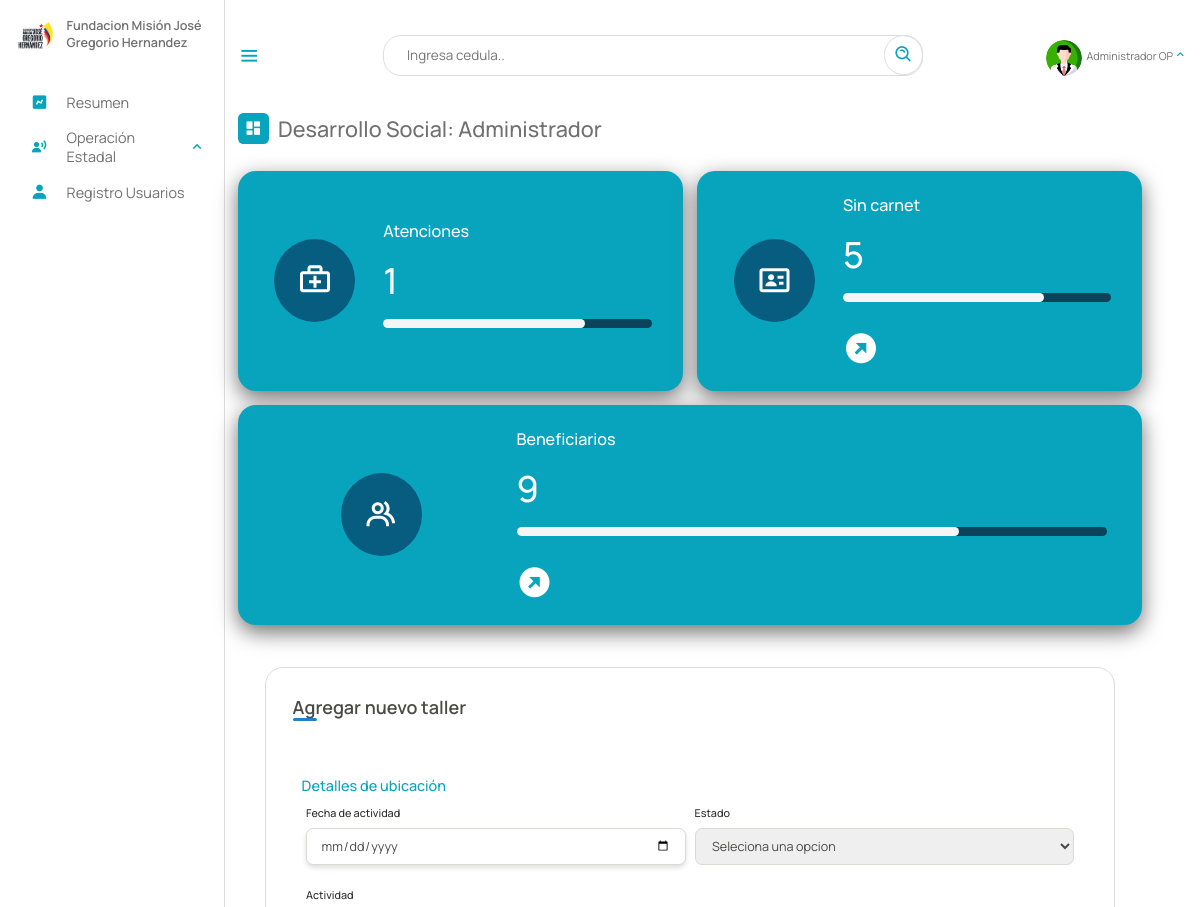
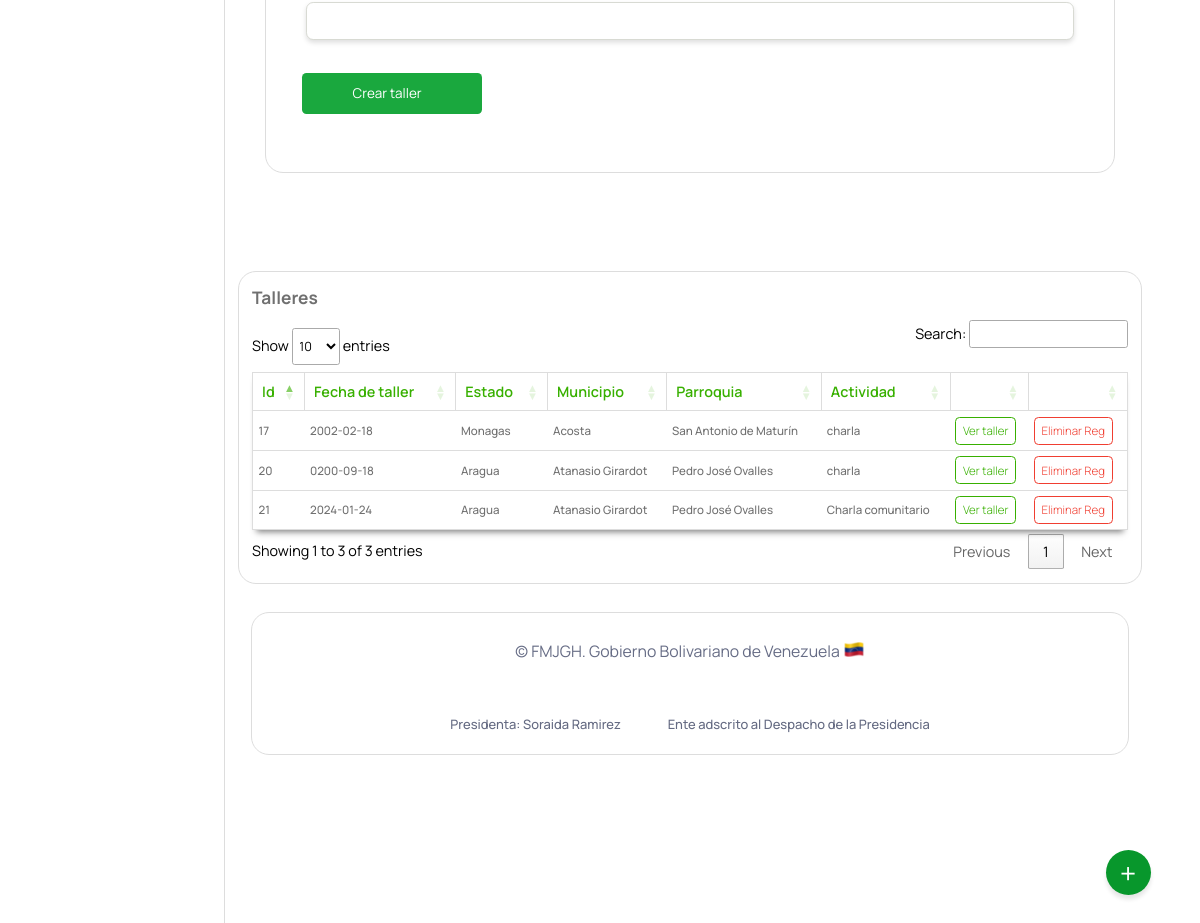
Screenshot of /Escritorio/08-desarrolloSocial-talleres.php (signed in) with the database file from the repository (2 pictures, top to bottom).
### tables this page shows
CREATE TABLE `taller` (
  `id` int(11) NOT NULL AUTO_INCREMENT,
  `fecha_taller` date NOT NULL,
  `estado` varchar(10) NOT NULL,
  `municipio` varchar(20) NOT NULL,
  `parroquia` varchar(10) NOT NULL,
  `actividad` text NOT NULL,
  PRIMARY KEY (`id`),
  KEY `estado` (`estado`,`municipio`),
  KEY `municipio` (`municipio`),
  KEY `parroquia` (`parroquia`),
  CONSTRAINT `taller_ibfk_1` FOREIGN KEY (`estado`) REFERENCES `estados` (`id_estados`) ON DELETE CASCADE,
  CONSTRAINT `taller_ibfk_2` FOREIGN KEY (`municipio`) REFERENCES `municipios` (`id_municipios`) ON DELETE CASCADE,
  CONSTRAINT `taller_ibfk_3` FOREIGN KEY (`parroquia`) REFERENCES `parroquia` (`id`) ON DELETE CASCADE
);

CREATE TABLE `estados` (
  `id_estados` varchar(10) NOT NULL,
  `nombre_estado` text NOT NULL,
  `codigo` varchar(255) NOT NULL,
  PRIMARY KEY (`id_estados`)
);

CREATE TABLE `municipios` (
  `id_municipios` varchar(20) NOT NULL,
  `estado` varchar(10) NOT NULL,
  `nombre` text NOT NULL,
  PRIMARY KEY (`id_municipios`),
  KEY `estado` (`estado`)
);

CREATE TABLE `parroquia` (
  `id` varchar(10) NOT NULL,
  `municipio` varchar(20) NOT NULL,
  `nombre_parroquia` text NOT NULL,
  PRIMARY KEY (`id`),
  KEY `municipio` (`municipio`)
);

### php/01-atenciones.php (called while the page is built, shortened)
<?php
include_once("ManejadorBD.php");
class Atenciones extends ManejadorBD
{
	private $cnn;
	public function __construct($tipoConexion)
	{
		$this->cnn = parent::conectar($tipoConexion);
	}
	public function contarTodasAtencionesa()
	{
		try {
			$stmt = $this->cnn->prepare("SELECT * FROM `atenciones` WHERE fecha_aten IS NOT NULL");
			$stmt->setFetchMode(PDO::FETCH_ASSOC);
			$stmt->execute();
			return $stmt->fetchAll();
		} catch (PDOException $error) {
			echo "Error: ejecutando consulta SQL." . $error->getMessage();
			exit();
		}
	}
}

### php/ManejadorBD.php (called while the page is built, shortened)
<?php
	class ManejadorBD extends PDO {
		public $srv	= SRV;
		public $usr	= USR;
		public $pas	= PAS;
		public $dbn	= BDN;
		public function conectar($tipoConexion){
			try{
				switch ($tipoConexion) {
				    case 1:
				        $dsn = "mysql:host=$this->srv;dbname=$this->dbn";
				        break;
				}
				$dbh = new PDO($dsn, $this->usr, $this->pas);
    			$dbh->setAttribute(PDO::ATTR_ERRMODE, PDO::ERRMODE_EXCEPTION);
			}catch(PDOException $error){
                echo "Error al Conectar con la Base de Datos: ".$error->getMessage();
                exit();
			}
            $this->conexionBD = $dbh;
			return $this->conexionBD;
		}
	}
?>

### php/01-discapacitados.php (called while the page is built, shortened)
<?php
include_once("ManejadorBD.php");
class Discapacitados extends ManejadorBD
{
	private $cnn;
	public function __construct($tipoConexion)
	{
		$this->cnn = parent::conectar($tipoConexion);
	}
	public function consultageneralsincarnet()
	{
		try {
			$stmt = $this->cnn->prepare("SELECT cedula, nombre, apellido, estados.nombre_estado, discapacid_e.nombre_e , telefono, edad, email, certificado FROM `beneficiario` , estados, discapacid_e WHERE certificado = ''and beneficiario.estado = estados.id_estados and beneficiario.discapacidad = discapacid_e.id_e; ");
			$stmt->setFetchMode(PDO::FETCH_ASSOC);
			$stmt->execute();
			return $stmt->fetchAll();
		} catch (PDOException $error) {
			echo "Error: ejecutando consulta SQL." . $error->getMessage();
			exit();
		}
	}
	public function consultarTodosDiscapacitados()
	{
		try {
			$stmt = $this->cnn->prepare("SELECT cedula, nombre, apellido, estado, discapacidad FROM `beneficiario` WHERE 1");
			$stmt->setFetchMode(PDO::FETCH_ASSOC);
			$stmt->execute();
			return $stmt->fetchAll();
		} catch (PDOException $error) {
			echo "Error: ejecutando consulta SQL." . $error->getMessage();
			exit();
		}
	}
}

### php/04-taller.php (called while the page is built, shortened)
<?php
include_once("ManejadorBD.php");
class taller extends ManejadorBD{
        private $cnn;
        public function __construct($tipoConexion){
            $this->cnn = parent::conectar($tipoConexion);
        }
		public function consultarTodosTaller(){
			try{
				$stmt = $this->cnn->prepare("SELECT taller.id, taller.fecha_taller, estados.nombre_estado, municipios.nombre, parroquia.nombre_parroquia, taller.actividad FROM `taller`, estados, municipios, parroquia WHERE taller.estado = estados.id_estados
				and taller.municipio = municipios.id_municipios and taller.parroquia = parroquia.id");
				$stmt->setFetchMode(PDO::FETCH_ASSOC);
				$stmt->execute();
				return $stmt->fetchAll();
	        }catch(PDOException $error) {
				echo "Error: ejecutando consulta SQL.".$error->getMessage();
				exit();
	        }
		}
}
?>

### Escritorio/08-desarrolloSocial-talleres.php (the view, shortened to what this page needs)
<?php
include_once("partearriba.php");
?>
<link rel="stylesheet" type="text/css" href="https://cdn.datatables.net/1.11.3/css/jquery.dataTables.min.css">
<div class="dash-contenido">
    <div class="overview">
        <div class="titulo">
            <i class='bx bxs-dashboard'> </i>
            <span class="link-name">Desarrollo Social: <?php echo $rol ?></span>
        </div>
    </div>
    <div class="boxes">
        <?php
        include_once("../php/01-discapacitados.php");
        $dis = new Discapacitados(1);
        $consulta = $dis->consultarTodosDiscapacitados();
        $sincarnet = $dis->consultageneralsincarnet();
        include_once("../php/01-atenciones.php");
        $aten = new Atenciones(1);
        $atenciones =  $aten->contarTodasAtencionesa();
        ?>
        <div class="box box1">
            <div class="contenedor-box">
                <div class="boxes1">
                    <div class="cont-box">
                        <i class='bx bx-first-aid'></i>
                    </div>
                </div>
                <div class="boxes2">
                    <span class="link-name">Atenciones</span></a>
                    <span class="number"><?php echo count($atenciones) ?></span>
                    <div class="progress">
                        <div class="progress-bar" style="width:75%;">
                        </div>
                    </div>
                </div>
            </div>
        </div>
        <div class="box box1">
            <div class="contenedor-box">
                <div class="boxes1">
                    <div class="cont-box">
                        <i class='bx bx-id-card'></i>
                    </div>
                </div>
                <div class="boxes2">
                    <span class="link-name"><a href="sincarnet.php">Sin carnet </a></span>
                    <span class="number"><?php echo count($sincarnet) ?></span>
                    <div class="progress">
                        <div class="progress-bar" style="width:75%;">
                        </div>
                    </div>
                    <span> <a href="sincarnet.php" class="ir"><i class='bx bxs-right-top-arrow-circle'></i></a></span>
                </div>
            </div>
        </div>
        <div class="box box1">
            <div class="contenedor-box">
                <div class="boxes1">
                    <div class="cont-box">
                        <i class='bx bx-group'></i>
                    </div>
                </div>
                <div class="boxes2">
                    <span class="link-name"><a href="Beneficiarios.php">Beneficiarios </a></span>
                    <span class="number"><?php echo count($consulta); ?></span>
                    <div class="progress">
                        <div class="progress-bar" style="width:75%;">
                        </div>
                    </div>
                    <span> <a href="Beneficiarios.php" class="ir"><i class='bx bxs-right-top-arrow-circle'></i></a></span>
                </div>
            </div>
        </div>
    </div>
    <div class="cont-registro">
        <div class="container">
            <header>
                Agregar nuevo taller
            </header>
            <form action="../php/procesamientotaller.php" method="post" >
                <div class="form first">
                    <div class="details personal">
                        <span class="title">Detalles de ubicación</span>
                        <div class="fields">
                            <div class="input-field dos">
                                <label>Fecha de actividad</label>
                                <input type="date" id="fecha_taller" name="fecha_taller">
                            </div>
                            <div class="input-field">
                                <label>Estado</label>
                                <select name="estado" id="estado" require>
                                <option value="0">Seleciona una opcion</option>
                                </select>
                            </div>
                            <div class="input-field dos">
                                <label>Actividad</label>
                                <input type="text" id="actividad" name="actividad">
                            </div>
                        </div>
                    </div>
                </div>
                <button class="nextBtn" name="registro">
                    <span class="btnText">Crear taller</span>
                </button>
        </div>
    </div>
    <div class="reportes-totales">
    </div>
    <div class="tabla-atencion">
        <h2>Talleres</h2>
        <table id="atencion">
            <thead>
                <tr>
                    <th>Id</th>
                    <th>Fecha de taller</th>
                    <th>Estado</th>
                    <th>Municipio</th>
                    <th>Parroquia</th>
                    <th>Actividad</th>
                    <th></th>
                    <th></th>
                </tr>
            </thead>
            <tbody>
                <?php
                include_once("../php/04-taller.php");
                $aten = new taller(1);
                $consulta = $aten->consultarTodosTaller();
                if ($consulta) {
                    foreach ($consulta as $registros) {
                ?>
                        <tr>
                            <td><?php echo $registros["id"] ?></td>
                            <td><?php echo $registros["fecha_taller"] ?></td>
                            <td><?php echo $registros["nombre_estado"] ?></td>
                            <td><?php echo $registros["nombre"] ?></td>
                            <td><?php echo $registros["nombre_parroquia"] ?></td>
                            <td><?php echo $registros["actividad"] ?></td>
                            <td><a href="08-desarrolloSocial-verTaller.php?id=<?php echo $registros["id"] ?>">Ver taller</a></td>
                            <td><a href="eliminar/eliminar_taller.php?id=<?php echo $registros["id"] ?>" class="eliminar">Eliminar Reg</a></td>
                        </tr>
                <?php
                    }
                }
                ?>
            </tbody>
        </table>
    </div>
    <?php
    include_once("parteabajo.php");
    ?>

### rows the page displays
taller: id "17", fecha_taller "2002-02-18", estado.nombre_estado "Monagas", municipio.nombre "Acosta", parroquia.nombre_parroquia "San Antonio de Maturín", actividad "charla"
taller: id "20", fecha_taller "0200-09-18", estado.nombre_estado "Aragua", municipio.nombre "Atanasio Girardot", parroquia.nombre_parroquia "Pedro José Ovalles", actividad "charla"
taller: id "21", fecha_taller "2024-01-24", estado.nombre_estado "Aragua", municipio.nombre "Atanasio Girardot", parroquia.nombre_parroquia "Pedro José Ovalles", actividad "Charla comunitario"

### other values shown
$NombreUsuarioActivo "Administrador OP"
$rol "Administrador"
count($atenciones) "1"
count($sincarnet) "5"
count($consulta) "9"
